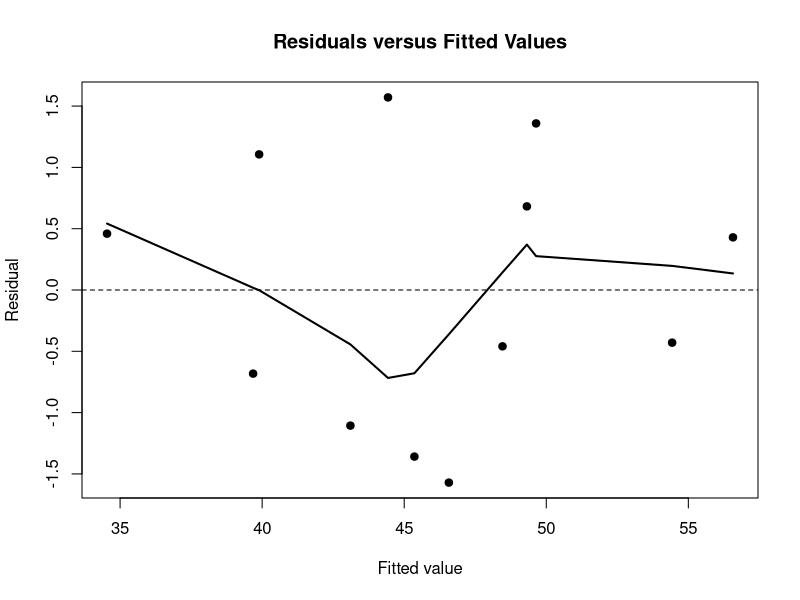
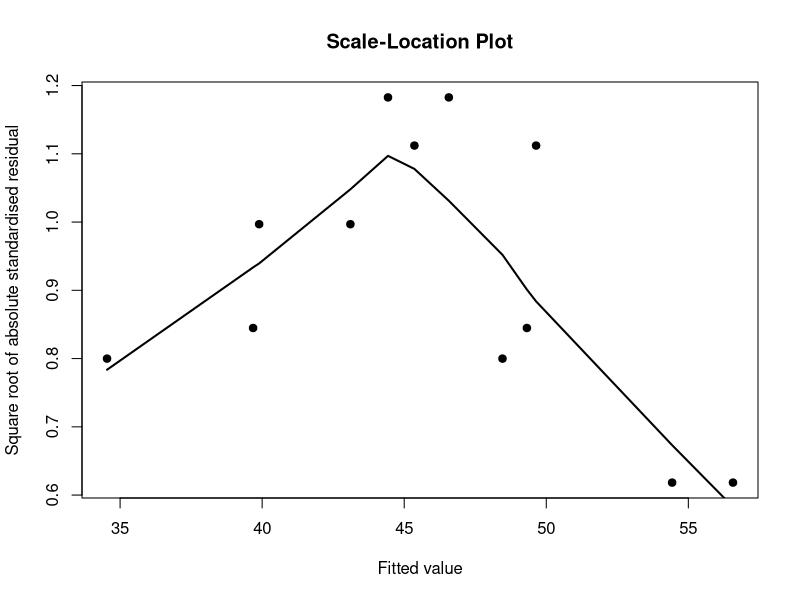
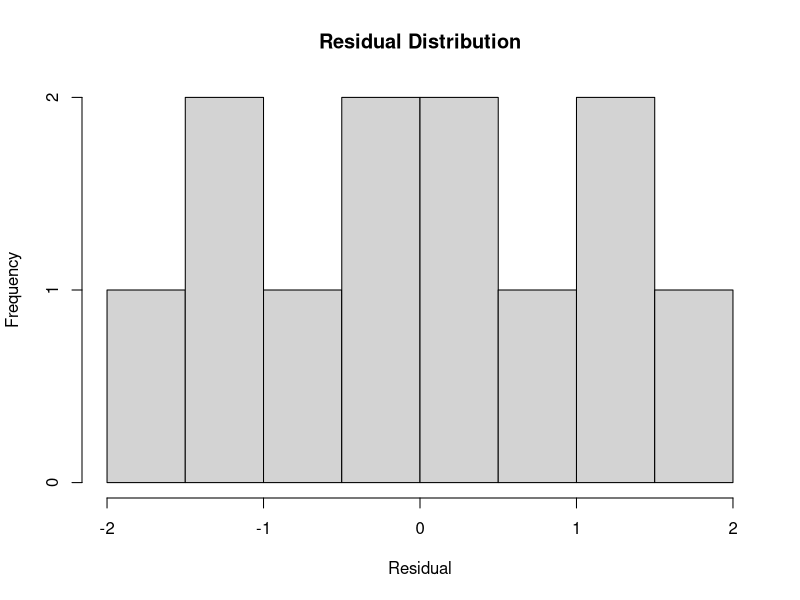
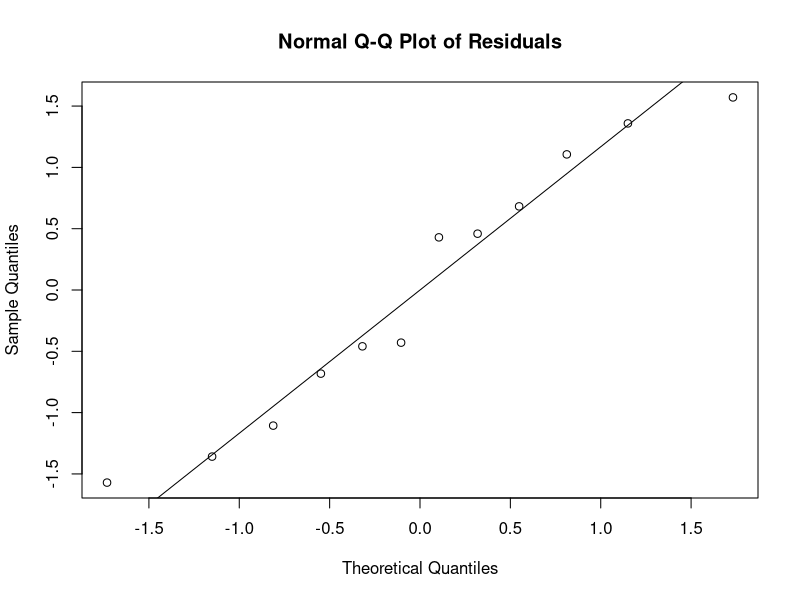

R code for these plots, in order: (Note: this script raises an error after producing the figures.)
# ==============================================================================
# Learning R
# Part VI: Regression Modelling and Reproducible Statistical Workflows
# Lesson 38: Regression Diagnostics, Model Validation and Reporting
# Suggested Solutions
# ==============================================================================

set.seed(20260714)

student_data <- read.csv(
  "data/student_scores.csv",
  stringsAsFactors = FALSE
)

student_data$programme <- factor(
  student_data$programme
)

diagnostic_model <- lm(
  examination_score ~
    coursework_score +
    programme,
  data = student_data
)

# Exercise 1: Extract residual and influence measures.
fitted_values <- fitted(
  diagnostic_model
)

raw_residuals <- residuals(
  diagnostic_model
)

standardised_residuals <- rstandard(
  diagnostic_model
)

studentised_residuals <- rstudent(
  diagnostic_model
)

leverage_values <- hatvalues(
  diagnostic_model
)

cooks_values <- cooks.distance(
  diagnostic_model
)

dfbeta_values <- dfbetas(
  diagnostic_model
)

# Exercise 2: Create a diagnostic data frame.
diagnostic_output <- data.frame(
  observation =
    seq_len(
      nobs(
        diagnostic_model
      )
    ),
  fitted =
    fitted_values,
  residual =
    raw_residuals,
  standardised_residual =
    standardised_residuals,
  studentised_residual =
    studentised_residuals,
  leverage =
    leverage_values,
  cooks_distance =
    cooks_values
)

head(diagnostic_output)

# Exercise 3: Assess linearity.
plot(
  fitted_values,
  raw_residuals,
  main = "Residuals versus Fitted Values",
  xlab = "Fitted value",
  ylab = "Residual",
  pch = 19
)

abline(
  h = 0,
  lty = 2
)

lines(
  lowess(
    fitted_values,
    raw_residuals
  ),
  lwd = 2
)

# Exercise 4: Assess constant variance.
plot(
  fitted_values,
  sqrt(
    abs(
      standardised_residuals
    )
  ),
  main = "Scale-Location Plot",
  xlab = "Fitted value",
  ylab = "Square root of absolute standardised residual",
  pch = 19
)

lines(
  lowess(
    fitted_values,
    sqrt(
      abs(
        standardised_residuals
      )
    )
  ),
  lwd = 2
)

auxiliary_model <- lm(
  I(
    raw_residuals ^ 2
  ) ~ fitted_values
)

auxiliary_r_squared <- summary(
  auxiliary_model
)$r.squared

lagrange_multiplier <- nobs(
  diagnostic_model
) * auxiliary_r_squared

bp_p_value <- pchisq(
  lagrange_multiplier,
  df = 1,
  lower.tail = FALSE
)

data.frame(
  statistic =
    lagrange_multiplier,
  degrees_of_freedom = 1,
  p_value =
    bp_p_value
)

# Exercise 5: Assess residual normality.
hist(
  raw_residuals,
  main = "Residual Distribution",
  xlab = "Residual"
)

qqnorm(
  raw_residuals,
  main = "Normal Q-Q Plot of Residuals"
)

qqline(
  raw_residuals
)

shapiro_result <- shapiro.test(
  raw_residuals
)

shapiro_result

# Exercise 6: Identify unusual residuals.
unusual_residual_rows <- which(
  abs(
    studentised_residuals
  ) > 2
)

diagnostic_output[
  unusual_residual_rows,
]

# Exercise 7: Calculate leverage cutoffs.
number_parameters <- length(
  coef(
    diagnostic_model
  )
)

leverage_cutoff <- 2 *
  number_parameters /
  nobs(
    diagnostic_model
  )

high_leverage_rows <- which(
  leverage_values >
    leverage_cutoff
)

leverage_cutoff

diagnostic_output[
  high_leverage_rows,
]

# Exercise 8: Identify influential observations.
cooks_cutoff <- 4 /
  nobs(
    diagnostic_model
  )

influential_rows <- which(
  cooks_values >
    cooks_cutoff
)

cooks_cutoff

diagnostic_output[
  influential_rows,
]

# Exercise 9: Inspect DFBETAs.
dfbeta_cutoff <- 2 /
  sqrt(
    nobs(
      diagnostic_model
    )
  )

dfbeta_flags <- apply(
  abs(
    dfbeta_values
  ) >
    dfbeta_cutoff,
  1,
  any
)

which(
  dfbeta_flags
)

# Exercise 10: Calculate VIFs.
calculate_vif <- function(
  model
) {
  design <- model.matrix(
    model
  )

  design <- design[
    ,
    colnames(design) !=
      "(Intercept)",
    drop = FALSE
  ]

  if (ncol(design) == 1L) {
    return(
      setNames(
        1,
        colnames(design)
      )
    )
  }

  result <- vapply(
    seq_len(
      ncol(design)
    ),
    function(index) {
      auxiliary <- lm(
        design[
          ,
          index
        ] ~
          design[
            ,
            -index,
            drop = FALSE
          ]
      )

      1 / (
        1 -
          summary(
            auxiliary
          )$r.squared
      )
    },
    FUN.VALUE = numeric(1)
  )

  names(result) <- colnames(
    design
  )

  result
}

vif_values <- calculate_vif(
  diagnostic_model
)

vif_values

# Exercise 11: Conduct a transparent sensitivity analysis.
rows_to_review <- sort(
  unique(
    c(
      unusual_residual_rows,
      high_leverage_rows,
      influential_rows,
      which(
        dfbeta_flags
      )
    )
  )
)

sensitivity_data <- if (
  length(rows_to_review) > 0L
) {
  student_data[
    -rows_to_review,
  ]
} else {
  student_data
}

sensitivity_model <- lm(
  examination_score ~
    coursework_score +
    programme,
  data = sensitivity_data
)

coefficient_comparison <- merge(
  data.frame(
    term = names(
      coef(
        diagnostic_model
      )
    ),
    original =
      unname(
        coef(
          diagnostic_model
        )
      )
  ),
  data.frame(
    term = names(
      coef(
        sensitivity_model
      )
    ),
    sensitivity =
      unname(
        coef(
          sensitivity_model
        )
      )
  ),
  by = "term",
  all = TRUE,
  sort = FALSE
)

coefficient_comparison

# Exercise 12: Create a train-test split.
training_rows <- sample(
  seq_len(
    nrow(
      student_data
    )
  ),
  size = floor(
    0.70 *
      nrow(
        student_data
      )
  )
)

training_data <- student_data[
  training_rows,
]

test_data <- student_data[
  -training_rows,
]

data.frame(
  set = c(
    "Training",
    "Test"
  ),
  n = c(
    nrow(training_data),
    nrow(test_data)
  )
)

# Exercise 13: Calculate MAE, RMSE and test R-squared.
training_model <- lm(
  examination_score ~
    coursework_score +
    programme,
  data = training_data
)

test_predictions <- predict(
  training_model,
  newdata = test_data
)

prediction_errors <-
  test_data$examination_score -
  test_predictions

mean_absolute_error <- mean(
  abs(
    prediction_errors
  )
)

root_mean_squared_error <- sqrt(
  mean(
    prediction_errors ^ 2
  )
)

test_r_squared <- 1 -
  sum(
    prediction_errors ^ 2
  ) /
  sum(
    (
      test_data$examination_score -
        mean(
          test_data$examination_score
        )
    ) ^ 2
  )

validation_report <- data.frame(
  MAE =
    mean_absolute_error,
  RMSE =
    root_mean_squared_error,
  test_R_squared =
    test_r_squared
)

validation_report

# Exercise 14: Manual k-fold cross-validation.
cross_validate_lm <- function(
  data,
  formula,
  k = 5,
  seed = 20260714
) {
  if (k < 2L ||
      k > nrow(data)) {
    stop(
      "`k` must be between 2 and the number of rows.",
      call. = FALSE
    )
  }

  set.seed(seed)

  fold_id <- sample(
    rep(
      seq_len(k),
      length.out = nrow(data)
    )
  )

  outcome_name <- all.vars(
    formula
  )[1]

  fold_results <- lapply(
    seq_len(k),
    function(current_fold) {
      training <- data[
        fold_id != current_fold,
      ]

      validation <- data[
        fold_id == current_fold,
      ]

      model <- lm(
        formula,
        data = training
      )

      predictions <- predict(
        model,
        newdata = validation
      )

      errors <- validation[[
        outcome_name
      ]] - predictions

      data.frame(
        fold = current_fold,
        n = nrow(validation),
        MAE = mean(
          abs(errors)
        ),
        RMSE = sqrt(
          mean(
            errors ^ 2
          )
        )
      )
    }
  )

  do.call(
    rbind,
    fold_results
  )
}

cross_validation_results <- cross_validate_lm(
  student_data,
  examination_score ~
    coursework_score +
    programme,
  k = 5
)

cross_validation_results

# Exercise 15: Assess coefficient stability.
cross_validate_coefficients <- function(
  data,
  formula,
  k = 5,
  seed = 20260714
) {
  set.seed(seed)

  fold_id <- sample(
    rep(
      seq_len(k),
      length.out = nrow(data)
    )
  )

  coefficient_list <- lapply(
    seq_len(k),
    function(current_fold) {
      training <- data[
        fold_id != current_fold,
      ]

      model <- lm(
        formula,
        data = training
      )

      coefficients <- coef(
        model
      )

      data.frame(
        fold = current_fold,
        term = names(
          coefficients
        ),
        estimate =
          unname(
            coefficients
          ),
        stringsAsFactors = FALSE
      )
    }
  )

  do.call(
    rbind,
    coefficient_list
  )
}

coefficient_stability <- cross_validate_coefficients(
  student_data,
  examination_score ~
    coursework_score +
    programme,
  k = 5
)

coefficient_stability

stability_summary <- aggregate(
  estimate ~ term,
  data = coefficient_stability,
  FUN = function(x) {
    c(
      mean = mean(x),
      standard_deviation = sd(x),
      minimum = min(x),
      maximum = max(x)
    )
  }
)

stability_summary

# Exercise 16: Complete diagnostic and model reports.
create_regression_diagnostic_report <- function(
  model
) {
  if (!inherits(
    model,
    "lm"
  )) {
    stop(
      "`model` must be an lm object.",
      call. = FALSE
    )
  }

  n <- nobs(model)
  p <- length(
    coef(model)
  )

  studentised <- rstudent(
    model
  )

  leverage <- hatvalues(
    model
  )

  cooks <- cooks.distance(
    model
  )

  dfbeta_matrix <- dfbetas(
    model
  )

  data.frame(
    n = n,
    parameters = p,
    maximum_absolute_studentised_residual =
      max(
        abs(
          studentised
        )
      ),
    residuals_above_two =
      sum(
        abs(
          studentised
        ) > 2
      ),
    leverage_cutoff =
      2 *
      p /
      n,
    high_leverage_count =
      sum(
        leverage >
          2 *
          p /
          n
      ),
    cooks_cutoff =
      4 /
      n,
    influential_count =
      sum(
        cooks >
          4 /
          n
      ),
    dfbeta_cutoff =
      2 /
      sqrt(n),
    dfbeta_flagged_count =
      sum(
        apply(
          abs(
            dfbeta_matrix
          ) >
            2 /
            sqrt(n),
          1,
          any
        )
      ),
    residual_shapiro_p =
      shapiro.test(
        residuals(model)
      )$p.value,
    stringsAsFactors = FALSE
  )
}

create_full_regression_report <- function(
  model
) {
  model_summary <- summary(
    model
  )

  coefficients <- as.data.frame(
    model_summary$coefficients
  )

  coefficients$term <- rownames(
    coefficients
  )

  rownames(coefficients) <- NULL

  intervals <- as.data.frame(
    confint(model)
  )

  intervals$term <- rownames(
    intervals
  )

  rownames(intervals) <- NULL

  names(intervals)[1:2] <- c(
    "confidence_lower",
    "confidence_upper"
  )

  coefficients <- merge(
    coefficients,
    intervals,
    by = "term",
    sort = FALSE
  )

  fit <- data.frame(
    n = nobs(model),
    r_squared =
      model_summary$r.squared,
    adjusted_r_squared =
      model_summary$adj.r.squared,
    residual_standard_error =
      model_summary$sigma,
    AIC = AIC(model),
    BIC = BIC(model)
  )

  list(
    coefficients = coefficients,
    fit = fit,
    diagnostics =
      create_regression_diagnostic_report(
        model
      )
  )
}

full_report <- create_full_regression_report(
  diagnostic_model
)

cross_validation_summary <- data.frame(
  mean_MAE =
    mean(
      cross_validation_results$MAE
    ),
  mean_RMSE =
    mean(
      cross_validation_results$RMSE
    ),
  standard_deviation_RMSE =
    sd(
      cross_validation_results$RMSE
    )
)

regression_assessment <- list(
  full_report =
    full_report,
  vif =
    vif_values,
  coefficient_sensitivity =
    coefficient_comparison,
  train_test_validation =
    validation_report,
  cross_validation =
    cross_validation_summary,
  coefficient_stability =
    stability_summary
)

regression_assessment

# Standard diagnostic panel.
old_parameters <- par(
  mfrow = c(
    2,
    2
  )
)

plot(diagnostic_model)

par(old_parameters)

# ==============================================================================
# End of Lesson 38 Solutions
# ==============================================================================
